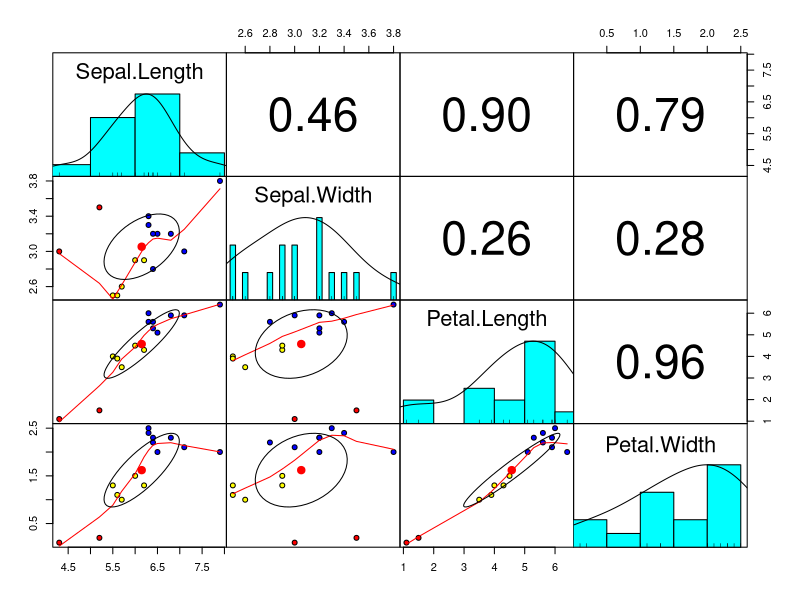
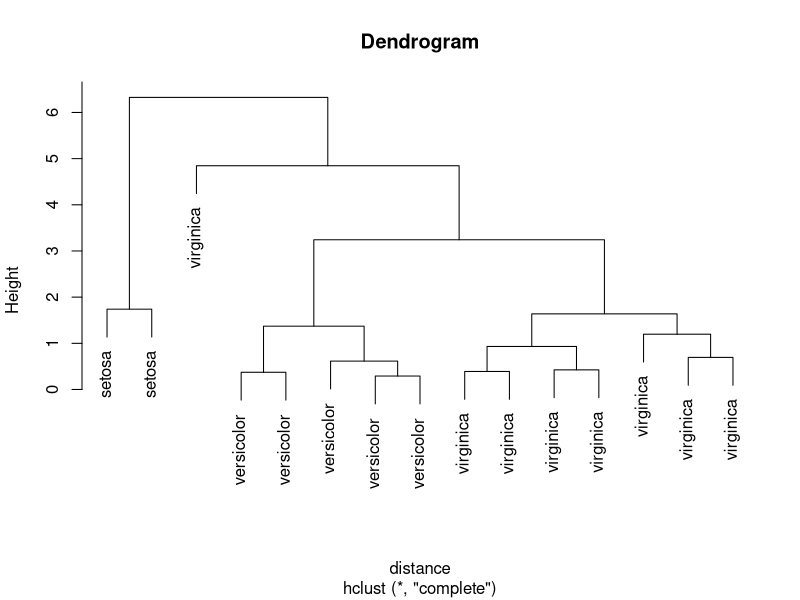
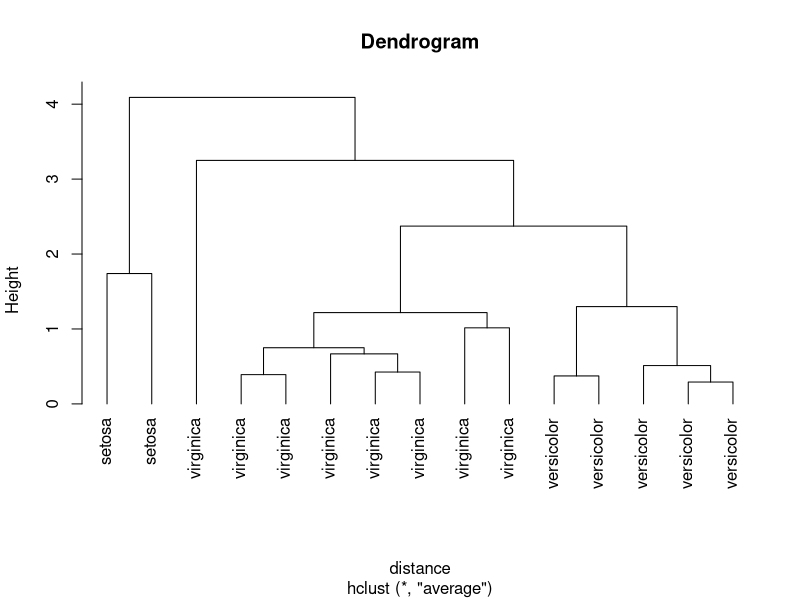
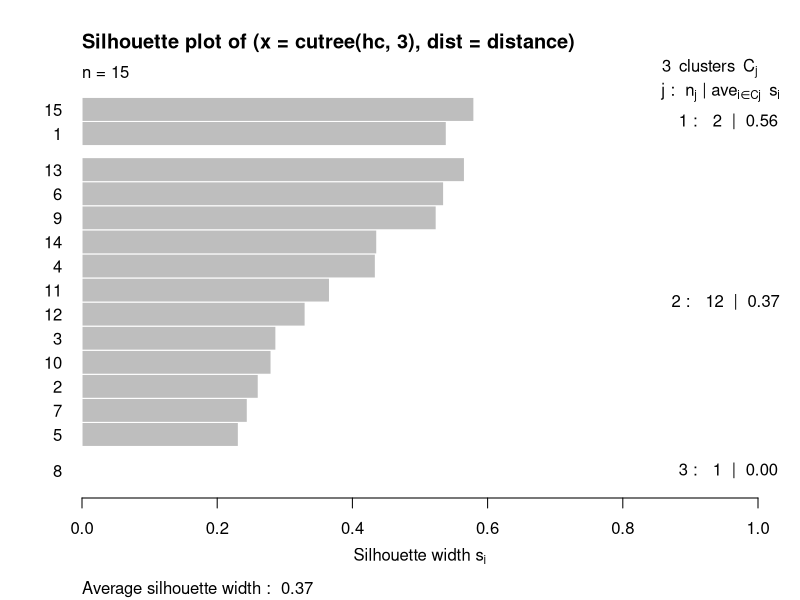
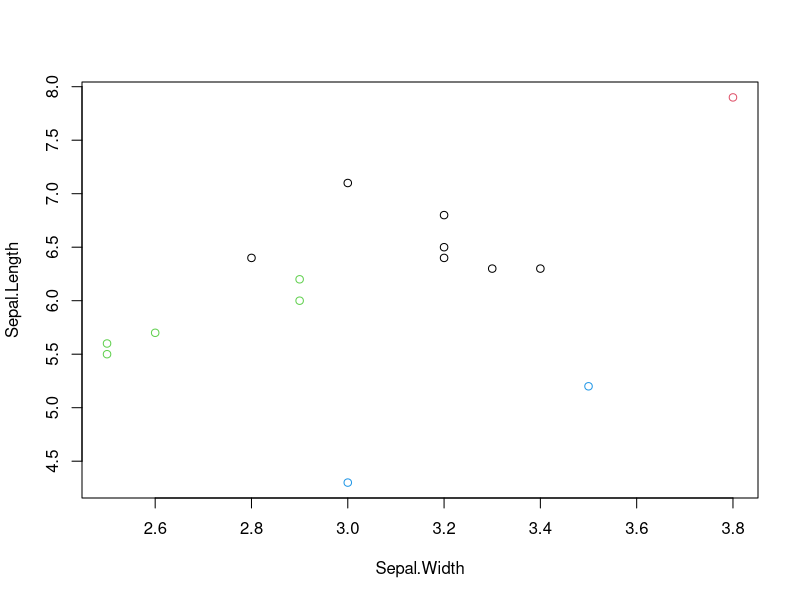
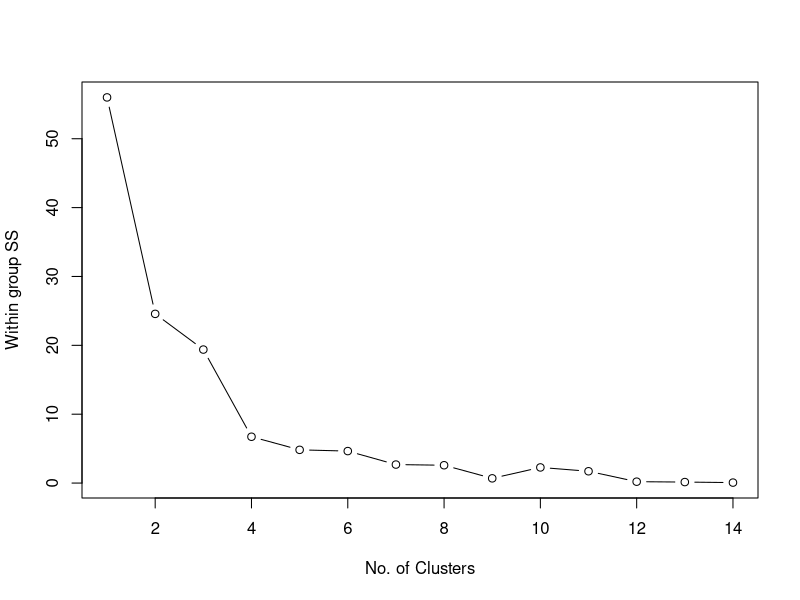

The R source for these figures, in order:
# Cluster Analysis

# Data preparation
str(iris)
set.seed(1234)
new <- sample(1:dim(iris)[1], 15)
data <- iris[new,]

library(psych)
pairs.panels(data[,-5],
             gap=0,
             bg=c("red", "yellow", "blue")[data$Species],
             pch=21)
summary(data)

# Data normalization & distance matrix
z <- data[,-5]
m <- apply(z, 2, mean)
s <- apply(z, 2, sd)
z <- scale(z, center=m, scale=s)
z <- data.frame(z)

distance <- dist(z)
print(distance, digits=2)

# Dendrogram - complete linkage
hc <- hclust(distance)
plot(hc, labels=data$Species, main="Dendrogram")

# Dendrogram - average linkage
ha <- hclust(distance, method="average")
plot(ha, labels=data$Species, main="Dendrogram", hang=-1)

# Characterizing clusters
member <- cutree(hc, 3)
aggregate(z, list(member),mean)

# Silhouette plot
library(cluster)
plot(silhouette(cutree(hc,3), distance))

# K-means clustering
kc <- kmeans(z,4)
kc
plot(Sepal.Length~Sepal.Width, data, col=kc$cluster)

# Scree plot
wss <- (nrow(z)-1)*sum(apply(z,2,var))
for (i in 2:14) wss[i] <- sum(kmeans(z,centers = i)$withinss)
plot(1:14, wss, type="b",
     xlab = "No. of Clusters",
     ylab = "Within group SS")
